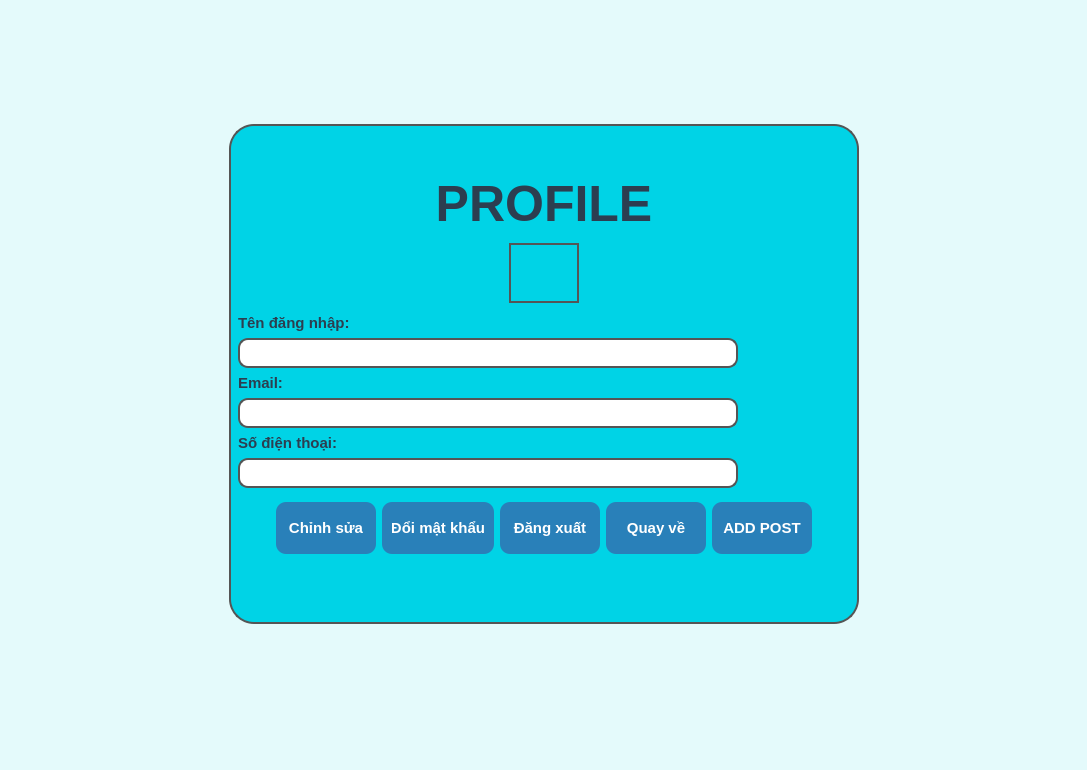
<?xml version="1.0" encoding="UTF-8"?>
<ui version="4.0">
 <class>MainWindow</class>
 <widget class="QMainWindow" name="MainWindow">
  <property name="geometry">
   <rect>
    <x>0</x>
    <y>0</y>
    <width>1087</width>
    <height>770</height>
   </rect>
  </property>
  <property name="windowTitle">
   <string>MainWindow</string>
  </property>
  <property name="styleSheet">
   <string notr="true">background-color: rgb(228, 250, 251);</string>
  </property>
  <widget class="QWidget" name="centralwidget">
   <layout class="QGridLayout" name="gridLayout">
    <item row="2" column="3">
     <spacer name="horizontalSpacer_4">
      <property name="orientation">
       <enum>Qt::Horizontal</enum>
      </property>
      <property name="sizeHint" stdset="0">
       <size>
        <width>275</width>
        <height>20</height>
       </size>
      </property>
     </spacer>
    </item>
    <item row="3" column="1">
     <spacer name="verticalSpacer_4">
      <property name="orientation">
       <enum>Qt::Vertical</enum>
      </property>
      <property name="sizeHint" stdset="0">
       <size>
        <width>20</width>
        <height>98</height>
       </size>
      </property>
     </spacer>
    </item>
    <item row="1" column="0">
     <spacer name="horizontalSpacer_3">
      <property name="orientation">
       <enum>Qt::Horizontal</enum>
      </property>
      <property name="sizeHint" stdset="0">
       <size>
        <width>276</width>
        <height>20</height>
       </size>
      </property>
     </spacer>
    </item>
    <item row="0" column="2">
     <spacer name="verticalSpacer_3">
      <property name="orientation">
       <enum>Qt::Vertical</enum>
      </property>
      <property name="sizeHint" stdset="0">
       <size>
        <width>20</width>
        <height>99</height>
       </size>
      </property>
     </spacer>
    </item>
    <item row="1" column="1" rowspan="2" colspan="2">
     <widget class="QWidget" name="widget" native="true">
      <property name="minimumSize">
       <size>
        <width>630</width>
        <height>500</height>
       </size>
      </property>
      <property name="styleSheet">
       <string notr="true">QWidget{
	background-color: #00d3e6;
    border-radius: 25px;
    border: 2px solid #555555; /* Viền màu xám, dày 2px */
}</string>
      </property>
      <layout class="QVBoxLayout" name="verticalLayout_2">
       <item>
        <spacer name="verticalSpacer">
         <property name="orientation">
          <enum>Qt::Vertical</enum>
         </property>
         <property name="sizeHint" stdset="0">
          <size>
           <width>20</width>
           <height>40</height>
          </size>
         </property>
        </spacer>
       </item>
       <item>
        <widget class="QLabel" name="lblProfile">
         <property name="styleSheet">
          <string notr="true">QLabel#lblProfile {
	border: none;
    font-size: 50px;           /* Chữ to rõ */
    font-weight: bold;         /* In đậm */
    color: #2c3e50;            /* Màu xanh đen sang trọng */
    font-family: &quot;Segoe UI&quot;;   /* Font hiện đại (có thể đổi thành Arial) */
 }
</string>
         </property>
         <property name="text">
          <string>PROFILE</string>
         </property>
         <property name="alignment">
          <set>Qt::AlignCenter</set>
         </property>
        </widget>
       </item>
       <item>
        <layout class="QHBoxLayout" name="horizontalLayout_2">
         <item>
          <spacer name="horizontalSpacer">
           <property name="orientation">
            <enum>Qt::Horizontal</enum>
           </property>
           <property name="sizeHint" stdset="0">
            <size>
             <width>40</width>
             <height>20</height>
            </size>
           </property>
          </spacer>
         </item>
         <item>
          <widget class="QLabel" name="label">
           <property name="minimumSize">
            <size>
             <width>70</width>
             <height>70</height>
            </size>
           </property>
           <property name="styleSheet">
            <string notr="true">QLabel{
	border-image: url(:/Profile/oguricapP) 0 0 0 0 stretch stretch;
	border-radius: 50px;
	margin-top: 5px;
	margin-bottom: 5px;
}</string>
           </property>
           <property name="text">
            <string/>
           </property>
          </widget>
         </item>
         <item>
          <spacer name="horizontalSpacer_2">
           <property name="orientation">
            <enum>Qt::Horizontal</enum>
           </property>
           <property name="sizeHint" stdset="0">
            <size>
             <width>40</width>
             <height>20</height>
            </size>
           </property>
          </spacer>
         </item>
        </layout>
       </item>
       <item>
        <layout class="QVBoxLayout" name="verticalLayout">
         <item>
          <widget class="QLabel" name="lblUsername">
           <property name="styleSheet">
            <string notr="true">QLabel#lblUsername {
	border: none;
    font-size: 15px;           /* Chữ to rõ */
    font-weight: bold;         /* In đậm */
    color: #2c3e50;            /* Màu xanh đen sang trọng */
    font-family: &quot;Segoe UI&quot;;   /* Font hiện đại (có thể đổi thành Arial) */
 }
</string>
           </property>
           <property name="text">
            <string>Tên đăng nhập:</string>
           </property>
          </widget>
         </item>
         <item>
          <widget class="QLineEdit" name="usernameEdit">
           <property name="minimumSize">
            <size>
             <width>400</width>
             <height>30</height>
            </size>
           </property>
           <property name="maximumSize">
            <size>
             <width>500</width>
             <height>35</height>
            </size>
           </property>
           <property name="baseSize">
            <size>
             <width>220</width>
             <height>35</height>
            </size>
           </property>
           <property name="styleSheet">
            <string notr="true">QLineEdit{
	background-color: #ffffff;
	padding-left: 10px;        /* Đệm trái để chữ không sát mép */
    padding-right: 10px;       /* Đệm phải */
    color: black;              /* Màu chữ */
	border-radius: 10px;

}

/* Hiệu ứng khi bấm chuột vào */
QTextEdit:focus {
    border: 1px solid #00aaff; /* Đổi màu viền sang xanh dương */
}

</string>
           </property>
           <property name="readOnly">
            <bool>true</bool>
           </property>
          </widget>
         </item>
         <item>
          <widget class="QLabel" name="lblEmail">
           <property name="styleSheet">
            <string notr="true">QLabel#lblEmail {
	border: none;
    font-size: 15px;           /* Chữ to rõ */
    font-weight: bold;         /* In đậm */
    color: #2c3e50;            /* Màu xanh đen sang trọng */
    font-family: &quot;Segoe UI&quot;;   /* Font hiện đại (có thể đổi thành Arial) */
 }
</string>
           </property>
           <property name="text">
            <string>Email:</string>
           </property>
          </widget>
         </item>
         <item>
          <widget class="QLineEdit" name="emailEdit">
           <property name="minimumSize">
            <size>
             <width>400</width>
             <height>30</height>
            </size>
           </property>
           <property name="maximumSize">
            <size>
             <width>500</width>
             <height>35</height>
            </size>
           </property>
           <property name="baseSize">
            <size>
             <width>220</width>
             <height>35</height>
            </size>
           </property>
           <property name="styleSheet">
            <string notr="true">QLineEdit{
	background-color: #ffffff;
	padding-left: 10px;        /* Đệm trái để chữ không sát mép */
    padding-right: 10px;       /* Đệm phải */
    color: black;              /* Màu chữ */
	border-radius: 10px;

}

/* Hiệu ứng khi bấm chuột vào */
QTextEdit:focus {
    border: 1px solid #00aaff; /* Đổi màu viền sang xanh dương */
}

</string>
           </property>
           <property name="readOnly">
            <bool>true</bool>
           </property>
          </widget>
         </item>
         <item>
          <widget class="QLabel" name="lblPhoneNumber">
           <property name="styleSheet">
            <string notr="true">QLabel#lblPhoneNumber {
	border: none;
    font-size: 15px;           /* Chữ to rõ */
    font-weight: bold;         /* In đậm */
    color: #2c3e50;            /* Màu xanh đen sang trọng */
    font-family: &quot;Segoe UI&quot;;   /* Font hiện đại (có thể đổi thành Arial) */
}
</string>
           </property>
           <property name="text">
            <string>Số điện thoại:</string>
           </property>
          </widget>
         </item>
         <item>
          <widget class="QLineEdit" name="phoneEdit">
           <property name="minimumSize">
            <size>
             <width>400</width>
             <height>30</height>
            </size>
           </property>
           <property name="maximumSize">
            <size>
             <width>500</width>
             <height>35</height>
            </size>
           </property>
           <property name="baseSize">
            <size>
             <width>220</width>
             <height>35</height>
            </size>
           </property>
           <property name="styleSheet">
            <string notr="true">QLineEdit{
	background-color: #ffffff;
	padding-left: 10px;        /* Đệm trái để chữ không sát mép */
    padding-right: 10px;       /* Đệm phải */
    color: black;              /* Màu chữ */
	border-radius: 10px;

}

/* Hiệu ứng khi bấm chuột vào */
QTextEdit:focus {
    border: 1px solid #00aaff; /* Đổi màu viền sang xanh dương */
}

</string>
           </property>
           <property name="readOnly">
            <bool>true</bool>
           </property>
          </widget>
         </item>
        </layout>
       </item>
       <item>
        <layout class="QHBoxLayout" name="horizontalLayout">
         <item>
          <spacer name="horizontalSpacer_5">
           <property name="orientation">
            <enum>Qt::Horizontal</enum>
           </property>
           <property name="sizeHint" stdset="0">
            <size>
             <width>40</width>
             <height>20</height>
            </size>
           </property>
          </spacer>
         </item>
         <item>
          <widget class="QPushButton" name="editBtn">
           <property name="minimumSize">
            <size>
             <width>100</width>
             <height>80</height>
            </size>
           </property>
           <property name="maximumSize">
            <size>
             <width>200</width>
             <height>100</height>
            </size>
           </property>
           <property name="styleSheet">
            <string notr="true">/* --- TRẠNG THÁI BÌNH THƯỜNG --- */
QPushButton {
    background-color: #2980b9; /* Màu xanh dương (Màu nền chính) */
    color: white;              /* Màu chữ */
    font-weight: bold;         /* Chữ đậm */
    font-size: 15px;           /* Cỡ chữ */
    border-radius: 10px;       /* Bo tròn góc */
    padding: 10px;             /* Khoảng cách đệm để nút to ra */
    border: none;              /* Xóa viền xấu xí mặc định */
	margin-top: 8px;
	margin-bottom: 20px;
}

/* --- KHI DI CHUỘT VÀO (HOVER) --- */
QPushButton:hover {
    background-color: #3498db; /* Đổi sang màu xanh sáng hơn */
}

/* --- KHI BẤM GIỮ CHUỘT (PRESSED) --- */
QPushButton:pressed {
    background-color: #1f618d; /* Đổi sang màu tối hơn (cảm giác nút lún xuống) */
    padding-top: 12px;         /* (Mẹo) Dịch chữ xuống 1 xíu tạo cảm giác nhấn thật */
    padding-left: 12px;
}</string>
           </property>
           <property name="text">
            <string>Chỉnh sửa</string>
           </property>
          </widget>
         </item>
         <item>
          <widget class="QPushButton" name="changePasswordBtn">
           <property name="minimumSize">
            <size>
             <width>100</width>
             <height>80</height>
            </size>
           </property>
           <property name="maximumSize">
            <size>
             <width>200</width>
             <height>100</height>
            </size>
           </property>
           <property name="styleSheet">
            <string notr="true">/* --- TRẠNG THÁI BÌNH THƯỜNG --- */
QPushButton {
    background-color: #2980b9; /* Màu xanh dương (Màu nền chính) */
    color: white;              /* Màu chữ */
    font-weight: bold;         /* Chữ đậm */
    font-size: 15px;           /* Cỡ chữ */
    border-radius: 10px;       /* Bo tròn góc */
    padding: 10px;             /* Khoảng cách đệm để nút to ra */
    border: none;              /* Xóa viền xấu xí mặc định */
	margin-top: 8px;
	margin-bottom: 20px;
}

/* --- KHI DI CHUỘT VÀO (HOVER) --- */
QPushButton:hover {
    background-color: #3498db; /* Đổi sang màu xanh sáng hơn */
}

/* --- KHI BẤM GIỮ CHUỘT (PRESSED) --- */
QPushButton:pressed {
    background-color: #1f618d; /* Đổi sang màu tối hơn (cảm giác nút lún xuống) */
    padding-top: 12px;         /* (Mẹo) Dịch chữ xuống 1 xíu tạo cảm giác nhấn thật */
    padding-left: 12px;
}</string>
           </property>
           <property name="text">
            <string>Đổi mật khẩu</string>
           </property>
          </widget>
         </item>
         <item>
          <widget class="QPushButton" name="logOutBtn">
           <property name="minimumSize">
            <size>
             <width>100</width>
             <height>80</height>
            </size>
           </property>
           <property name="maximumSize">
            <size>
             <width>200</width>
             <height>100</height>
            </size>
           </property>
           <property name="styleSheet">
            <string notr="true">/* --- TRẠNG THÁI BÌNH THƯỜNG --- */
QPushButton {
    background-color: #2980b9; /* Màu xanh dương (Màu nền chính) */
    color: white;              /* Màu chữ */
    font-weight: bold;         /* Chữ đậm */
    font-size: 15px;           /* Cỡ chữ */
    border-radius: 10px;       /* Bo tròn góc */
    padding: 10px;             /* Khoảng cách đệm để nút to ra */
    border: none;              /* Xóa viền xấu xí mặc định */
	margin-top: 8px;
	margin-bottom: 20px;
}

/* --- KHI DI CHUỘT VÀO (HOVER) --- */
QPushButton:hover {
    background-color: #3498db; /* Đổi sang màu xanh sáng hơn */
}

/* --- KHI BẤM GIỮ CHUỘT (PRESSED) --- */
QPushButton:pressed {
    background-color: #1f618d; /* Đổi sang màu tối hơn (cảm giác nút lún xuống) */
    padding-top: 12px;         /* (Mẹo) Dịch chữ xuống 1 xíu tạo cảm giác nhấn thật */
    padding-left: 12px;
}</string>
           </property>
           <property name="text">
            <string>Đăng xuất</string>
           </property>
          </widget>
         </item>
         <item>
          <widget class="QPushButton" name="goBackBtn">
           <property name="minimumSize">
            <size>
             <width>100</width>
             <height>80</height>
            </size>
           </property>
           <property name="maximumSize">
            <size>
             <width>200</width>
             <height>100</height>
            </size>
           </property>
           <property name="styleSheet">
            <string notr="true">
QPushButton#goBackBtn{
    background-color: #2980b9; 
    color: white;            
    font-weight: bold;         
    font-size: 15px;           
    border-radius: 10px;       
    padding: 10px;            
    border: none;              
	margin-top: 8px;
	margin-bottom: 20px;
}


QPushButton:hover {
    background-color: #3498db; /
}


QPushButton:pressed {
    background-color: #1f618d; 
    padding-top: 12px;       
    padding-left: 12px;
}</string>
           </property>
           <property name="text">
            <string>Quay về</string>
           </property>
          </widget>
         </item>
         <item>
          <widget class="QPushButton" name="postBtn">
           <property name="minimumSize">
            <size>
             <width>100</width>
             <height>80</height>
            </size>
           </property>
           <property name="maximumSize">
            <size>
             <width>200</width>
             <height>100</height>
            </size>
           </property>
           <property name="styleSheet">
            <string notr="true">
QPushButton#postBtn{
    background-color: #2980b9; 
    color: white;            
    font-weight: bold;         
    font-size: 15px;           
    border-radius: 10px;       
    padding: 10px;            
    border: none;              
	margin-top: 8px;
	margin-bottom: 20px;
}


QPushButton#postBtn:hover {
    background-color: #3498db; /
}


QPushButton#postBtn:pressed {
    background-color: #1f618d; 
    padding-top: 12px;       
    padding-left: 12px;
}</string>
           </property>
           <property name="text">
            <string>ADD POST</string>
           </property>
          </widget>
         </item>
         <item>
          <spacer name="horizontalSpacer_6">
           <property name="orientation">
            <enum>Qt::Horizontal</enum>
           </property>
           <property name="sizeHint" stdset="0">
            <size>
             <width>40</width>
             <height>20</height>
            </size>
           </property>
          </spacer>
         </item>
        </layout>
       </item>
       <item>
        <spacer name="verticalSpacer_2">
         <property name="orientation">
          <enum>Qt::Vertical</enum>
         </property>
         <property name="sizeHint" stdset="0">
          <size>
           <width>20</width>
           <height>40</height>
          </size>
         </property>
        </spacer>
       </item>
      </layout>
     </widget>
    </item>
   </layout>
  </widget>
  <widget class="QStatusBar" name="statusbar"/>
 </widget>
 <resources>
  <include location="../ASSETS/res.qrc"/>
 </resources>
 <connections/>
</ui>
